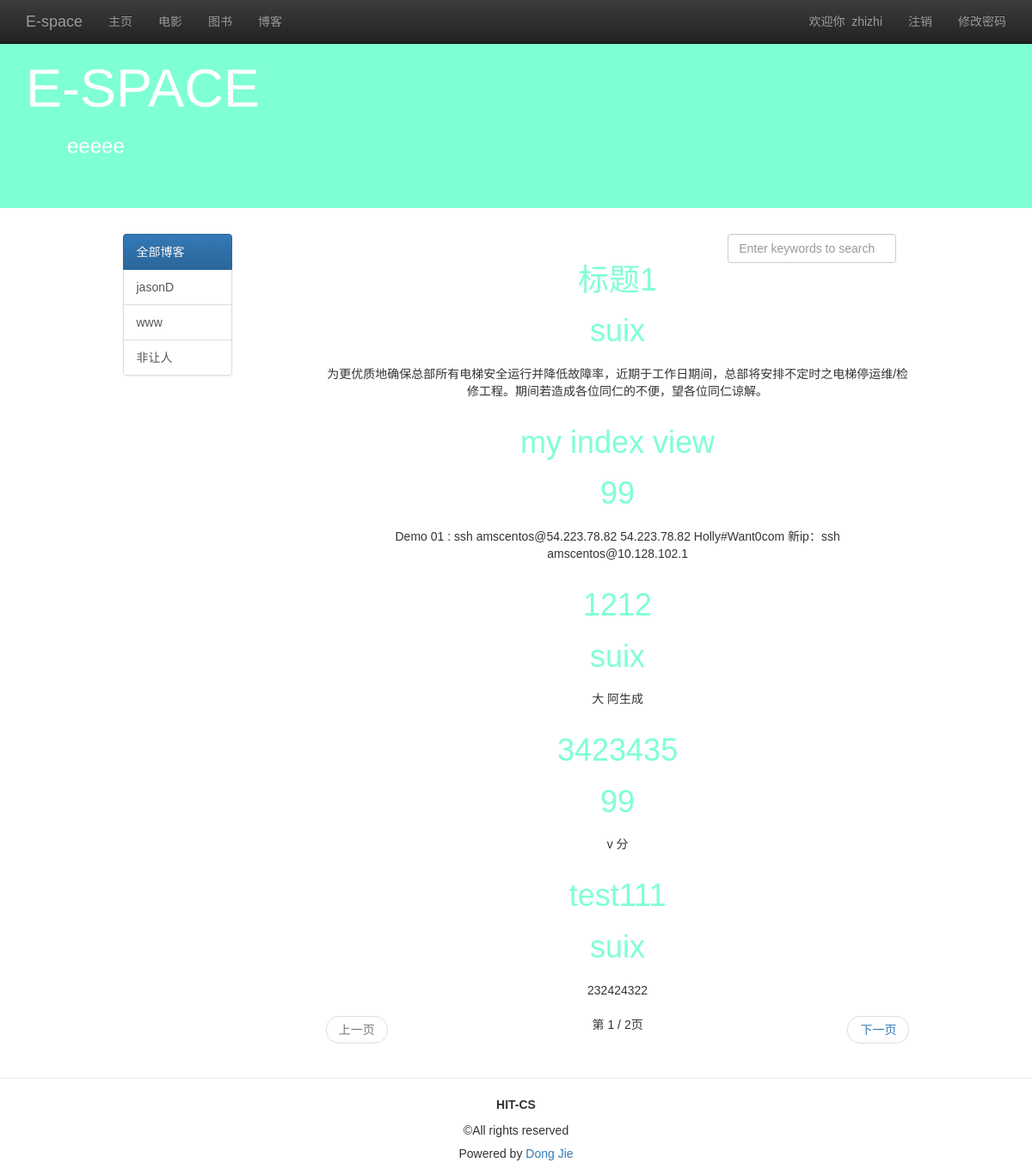
The page /blist/ (signed in) on the database its author committed.
### blog/models.py (models this page shows, shortened)
class MyUser(models.Model):
    user = models.OneToOneField(User)
    nickname = models.CharField(max_length=16)
    permission = models.IntegerField(default=1)

class Blog(models.Model):
    title = models.CharField('标题',max_length=32)
    author = models.CharField('作者',max_length=16)
    content = models.TextField('博客正文')
    created = models.DateTimeField('发布时间',auto_now_add=True)
    catagory = models.ForeignKey(Catagory,verbose_name='分类')
    tags = models.ManyToManyField(Tag,verbose_name='标签')
    class META:
        ordering = ['author']

class Catagory(models.Model):
    name = models.CharField('名称',max_length=30)
    def __unicode__(self):
        return self.name

### blog/views.py (the view)
# urls.py: url(r'^blist/$', view_blog_list, name='view_blog_list'),
def view_blog_list(request):
    user = request.user if request.user.is_authenticated() else None
    author_list = Blog.objects.values_list('author', flat=True).distinct()
    query_author = request.GET.get('author', 'all')
    if (not query_author) or Blog.objects.filter(author=query_author).count() is 0:
        query_author = 'all'
        blog_list = Blog.objects.all()
    else:
        blog_list = Blog.objects.filter(author=query_author)
    if request.method == 'POST':
        keyword = request.POST.get('keyword', '')
        blog_list = Blog.objects.filter(name__contains=keyword)
        query_author = 'all'
    paginator = Paginator(blog_list, 5)
    page = request.GET.get('page')
    try:
        blog_list = paginator.page(page)
    except PageNotAnInteger:
        blog_list = paginator.page(1)
    except EmptyPage:
        blog_list = paginator.page(paginator.num_pages)
    ctx = {
        'user': user,
        'active_menu': 'view_book',
        'author_list': author_list,
        'query_author': query_author,
        'blog_list': blog_list,
    }
    return render(request, 'blist_detail.html', ctx)

### template/blist_detail.html (shortened to what this page needs)
{% extends "blog_list.html" %}
{% load staticfiles %}
{% block content %}
    <div class="container">
        <div class="row">
            <div class="col-md-10 col-md-offset-1">
                <div class="col-md-2">
                    <div class="list-group">
                        <a href="{% url 'view_blog_list' %}" class="list-group-item" id="id_author_all">
                            全部博客
                        </a>
                        {% for author in author_list %}
                            <a href="{% url 'view_blog_list' %}?author={{ author }}" class="list-group-item"
                               id="id_author_{{ author }}">
                                {{ author }}
                            </a>
                        {% endfor %}
                    </div>
                </div>
                <div class="col-md-9 col-md-offset-1">
                    <div class="col-md-4 col-md-offset-8">
                        <form role="form" method="post" name="search_form">
                            <input type="search" class="form-control" name="keyword"
                                   placeholder="Enter keywords to search" id="id_search_input" onkeyup="key_up()" autofocus
                                   />
                        </form>
                    </div>
                        {% for blog in blog_list %}
                        <div align="center" class="blog">
                            <div>
                             <h1><a href="{% url 'blog_get_detail' blog.id %}">{{ blog.title }}</a></h1>
                            </div>
                            <div>
                             <h1><a href="{% url 'catagory_get_detail' blog.catagory_id %}">{{ blog.catagory }}</a></h1>
                            </div>
                        </div>
                        <div align="center" class="summary">
                            {{ blog.content | truncatechars:100 }}
                        </div>
                        {% endfor %}
                    <nav>
                        <ul class="pager">
                            {% if blog_list.has_previous %}
                                <li class="previous">
                                    <a href="?typ={{ query_author }}&page={{ blog_list.previous_page_number }}">上一页</a>
                                </li>
                            {% else %}
                                <li class="previous disabled"><a href="#">上一页</a></li>
                            {% endif %}
                            第 {{ blog_list.number }} / {{ blog_list.paginator.num_pages }}页
                            {% if blog_list.has_next %}
                                <li class="next">
                                    <a href="?typ={{ query_author }}&page={{ blog_list.next_page_number }}">下一页</a>
                                </li>
                            {% else %}
                                <li class="next disabled"><a href="#">下一页</a></li>
                            {% endif %}
                        </ul>
                    </nav>
                </div>
            </div>
    </div>
</div>
{% endblock %}

### template/blog_list.html (shortened to what this page needs)
<!DOCTYPE html>
{% load staticfiles %}
<html lang="zh">
<head>
    <link rel="stylesheet" href="//maxcdn.bootstrapcdn.com/bootstrap/3.2.0/css/bootstrap.min.css">
    <link rel="stylesheet" href="//maxcdn.bootstrapcdn.com/bootstrap/3.2.0/css/bootstrap-theme.min.css">
    <link rel="stylesheet" href="{% static 'css/blog.css' %}">
</head>
<body>
<nav class="navbar navbar-inverse navbar-fixed-top" role="navigation">
    <div class="container">
        <div class="navbar-header">
            <a href="{% url 'homepage' %}" class="navbar-brand">E-space</a>
        </div>
        <div class="collapse navbar-collapse" id="navbar-collapse-basepage">
            <ul class="nav navbar-nav">
                <li id="homepage"><a href="{% url 'homepage' %}">主页</a></li>
                <li id="add_book"><a href="{% url 'movie' %}">电影</a></li>
                <li id="add_img"><a href="{% url 'view_book_list' %}">图书</a></li>
                <li id="view_blog_list"><a href="{% url 'view_blog_list' %}">博客</a></li>
            </ul>
            <ul class="nav navbar-nav navbar-right">
                {% if user %}
                    <li><p class="navbar-text">欢迎你&nbsp;&nbsp;<span id="base_name">{{ user.myuser.nickname }}</span></p>
                    </li>
                    <li><a href="{% url 'logout' %}">注销</a></li>
                    <li><a href="{% url 'set_password' %}">修改密码</a></li>
                {% else %}
                    <li><a href="{% url 'signup' %}">注册</a></li>
                    <li><a href="{% url 'login' %}">登录</a></li>
                {% endif %}
            </ul>
        </div>
    </div>
</nav>
<header class="jumbotron subhead" id="header-base">
    <div class="container">
        <h1>E-SPACE</h1>
        <h3>&emsp;&emsp;eeeee</h3>
    </div>
</header>
{% block content %}{% endblock %}
<footer class="footer" role="contentinfo">
    <hr>
    <div class="container">
        <p class="text-center"><strong>HIT-CS</strong></p>
        <p class="text-center">©All rights reserved</p>
        <h5 class="text-center"> Powered by&nbsp;<a href="http://jasondj.com/">Dong Jie</a></h5>
    </div>
</footer>
</body>
</html>

### static/css/blog.css (style rules this page uses)
h1 a { color: #7fffd4; }
.blog { padding:10px 0px; }
body { font-family: Verdana, sans-serif; }
#header-base { background-color: #7fffd4; color: #fff; }

### rows shown on the page
Blog: title "标题1", catagory "suix", content "为更优质地确保总部所有电梯安全运行并降低故障率，近期于工作日期间，总部将安排不定时之电梯停运维/检修工程。期间若造成各位同仁的不便，望各位同仁谅解。"
Blog: title "my index view", catagory "99", content "Demo 01 : ssh amscentos@54.223.78.82 54.223.78.82 Holly#Want0com 新ip：ssh amscentos@10.128.102.1"
Blog: title "1212", catagory "suix", content "大 阿生成"
Blog: title "3423435", catagory "99", content "v 分"
Blog: title "test111", catagory "suix", content "232424322"

### other values the page prints
{{ user.myuser.nickname }} "zhizhi"
{{ author }} "jasonD" "www" "非让人"
{{ blog_list.number }} "1"
{{ blog_list.paginator.num_pages }} "2"
